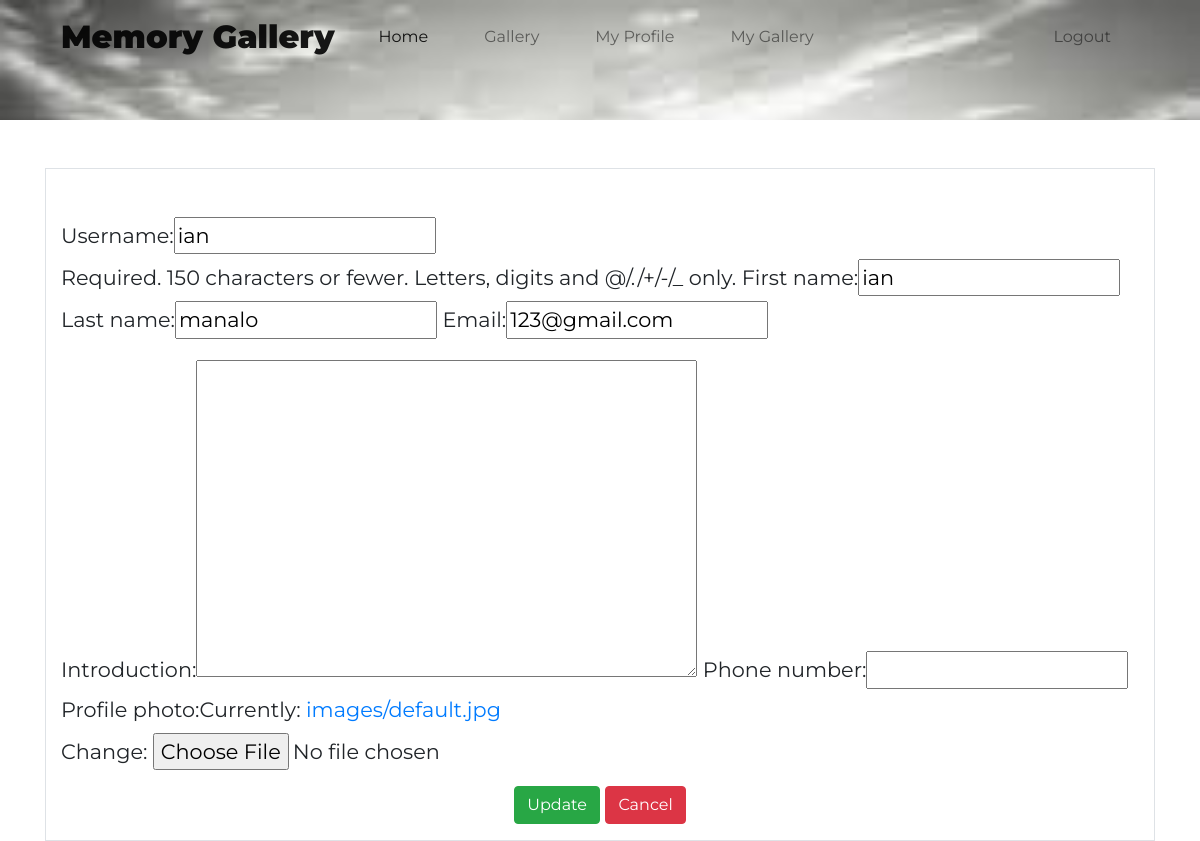
Page /myprofile/updateprofile/ (signed in) on the earlier database version.
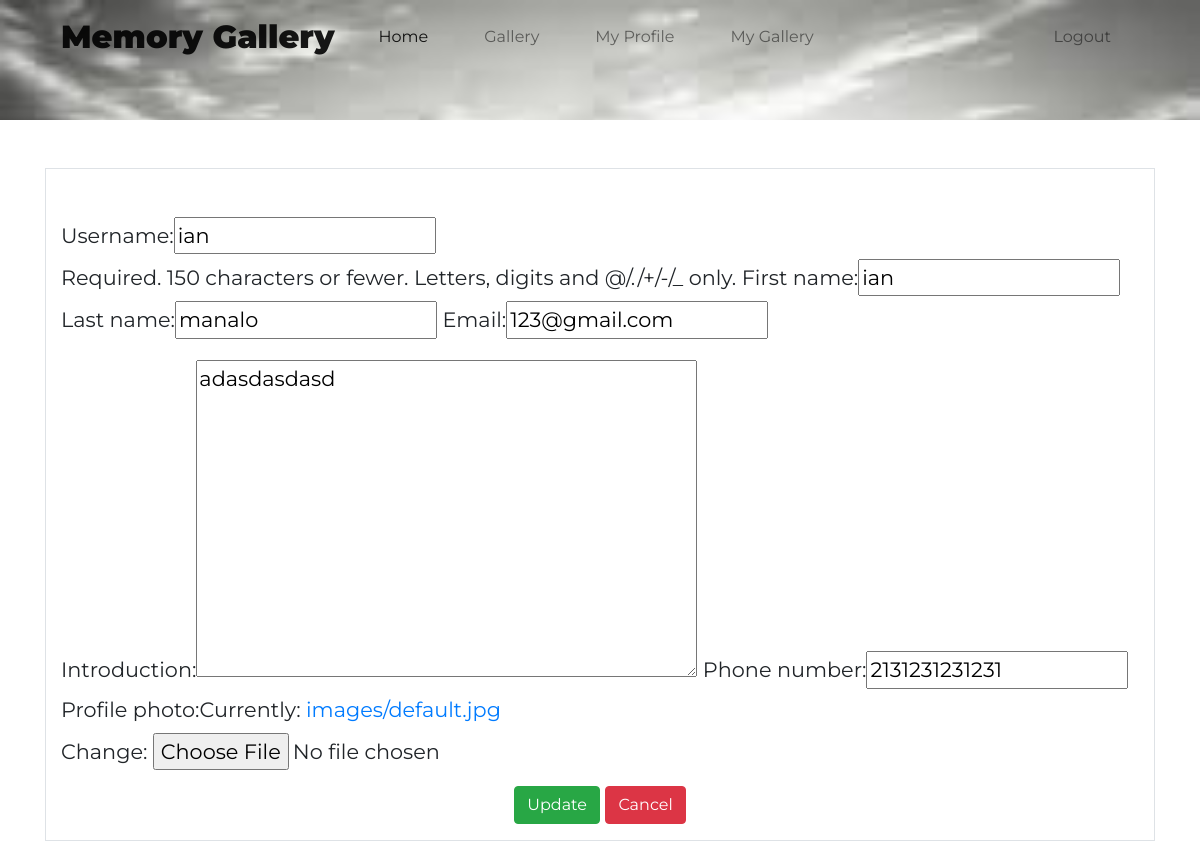
Same page on the later database version.
### management/models.py (models this page shows, shortened)
class Profile(models.Model):
    user = models.OneToOneField(User,
                                on_delete=models.CASCADE
                                )
    introduction = models.TextField(blank=True, null=True)
    phone_number = models.IntegerField(blank=True, null=True)
    profile_photo = models.ImageField(upload_to=get_upload_path, default="default.jpg")

### management/views.py (the view)
# urls.py: path('myprofile/updateprofile/', views.updateprofile, name='updateprofile'),
@login_required
def updateprofile(request):
    if request.method == "POST":
        u_form = UserEditForm(request.POST, instance=request.user)
        p_form = ProfileEditForm(request.POST, request.FILES, instance=request.user.profile)
        if u_form.is_valid() and p_form.is_valid():
            u_form.save()
            p_form.save()
            message = messages.success(request, f'Succesfully updated your profile')
            return redirect('management:myprofile')
    else:
        u_form = UserEditForm(instance=request.user)
        p_form = ProfileEditForm(instance=request.user.profile)
        context = {'u_form': u_form, 'p_form': p_form}
    return render(request, 'management/updateprofile.html', context)

### management/forms.py
class UserEditForm(forms.ModelForm):
    email = forms.EmailField()
    class Meta:
        model = User
        fields = [
            'username',
            'first_name',
            'last_name',
            'email',
        ]

class ProfileEditForm(forms.ModelForm):
    class Meta:
        model = Profile
        fields = [
            'introduction',
            'phone_number',
            'profile_photo',
        ]

### management/templates/management/updateprofile.html (shortened to what this page needs)
{% extends 'management/base.html' %}
{% load bootstrap %}
{% load static %}
    {% block content %}
    <div class="container pt-5 pb-3 mt-5 border">
        <form enctype="multipart/form-data" method="POST">
            <p>{{ u_form|bootstrap }}</p>
            <p>{{ p_form|bootstrap }}</p>
            <div class="col text-center p-0">
                    <button type="submit" class="btn btn-success">Update</button>
                    <button type="submit" class="btn btn-danger">Cancel</button>
            </div>
        </form>
    </div>
    {% endblock %}

Differences in the rows shown:
changed Profile: introduction (not shown) → "adasdasdasd"; phone_number (not shown) → "2131231231231"
